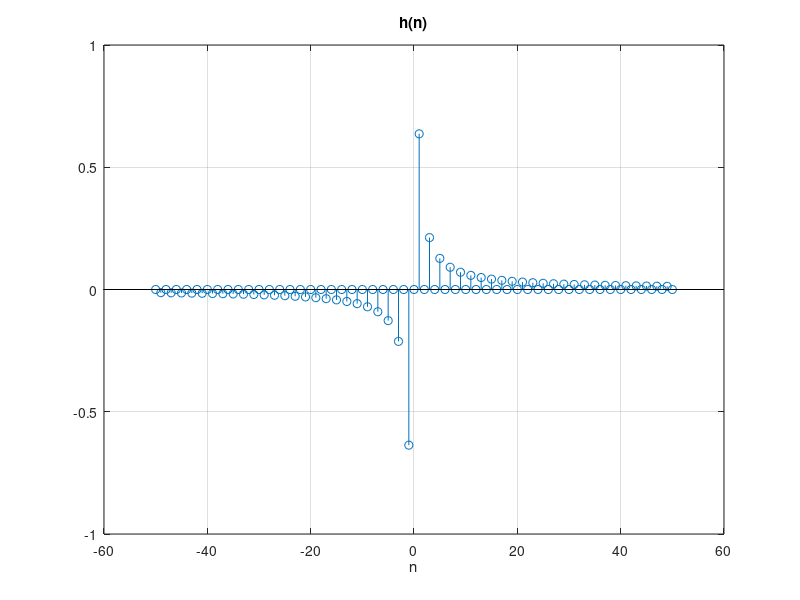
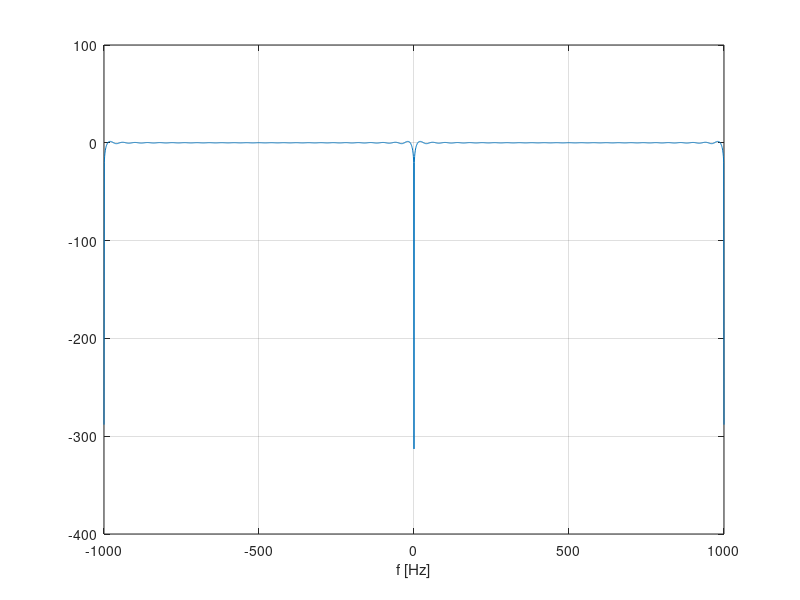
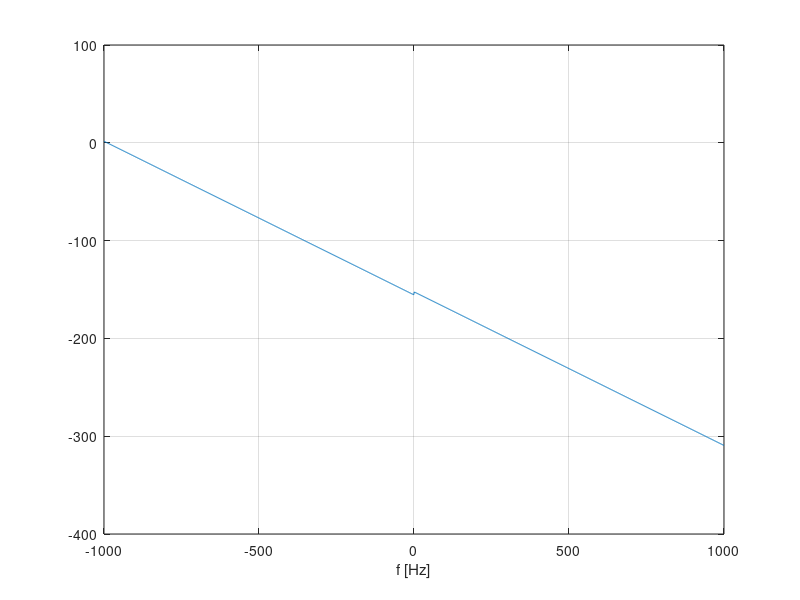
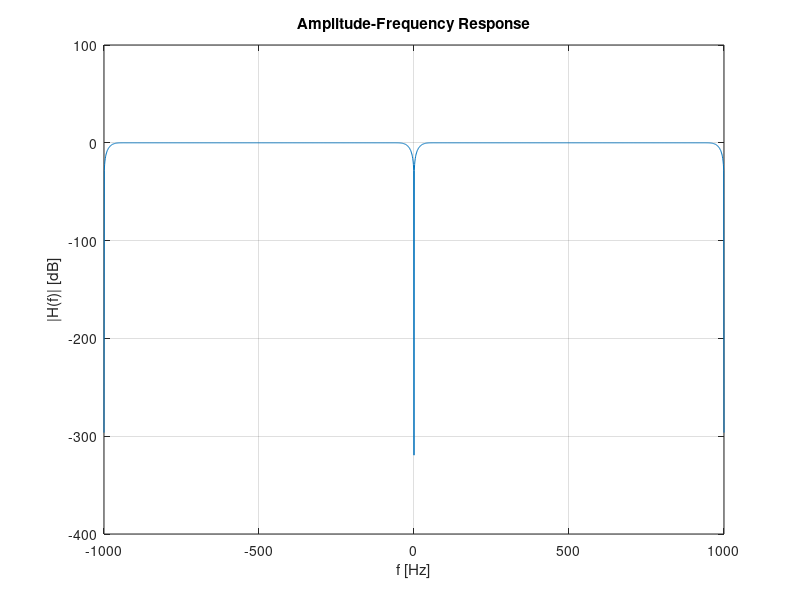

Recreate these plots in MATLAB, in order.
clear; close all;

Nx=1000; fs=2000; f0=fs/40; x = cos(2 * pi * (f0 / fs) * (0:Nx-1));
xa1 = hilbert(x);

M=50; N=2*M+1; n=-M:M; h=(1-cos(pi*n))./(pi*n); h(M+1)=0;
stem(n,h); title('h(n)'); xlabel('n'); grid; 

f=-fs/2 : fs/2000 : fs/2;
H1 = polyval( h(end:-1:1), exp(-j*2*pi*f/fs) );
H2 = freqz(h,1,f,fs);
figure(2); plot( f, 20*log10(abs(H1)) ); grid; xlabel('f [Hz]');
figure(3); plot( f, unwrap(angle(H1)) ); grid; xlabel('f [Hz]');

w = kaiser(N, 10)';
h = h .* w;

H1 = polyval(h(end:-1:1), exp(-1i * 2 * pi * f / fs));
H2 = freqz(h, 1, f, fs);


figure(4); plot( f, 20*log10(abs(H1)) ); grid; xlabel('f [Hz]');
ylabel('|H(f)| [dB]');
title('Amplitude-Frequency Response');


figure(5);
plot(f,angle(exp(j*2*pi*f/fs*M).*H1)); grid; xlabel('f [Hz]');
title('Phase-Frequency Response');


xH = filter(h,1,x);


x = x(M+1 : Nx-M); % synchro of filter input (2M+1 filter weights)
xH = xH(2*M+1 : Nx); % synchro of filter output (2M+1 filter weights)
xa = x + j*xH; Nx = length(xa); % analytic signal creation

figure(6); plot (1:Nx,x,'ro-',1:Nx,xH,'bo-')
figure(7); plot (x,xH,'bo-')

X=fft(x);
xa1=fft(xa);

figure(8);
subplot(2,1,1);
plot(abs(X));
title('FFT of Original Signal');
grid on;

subplot(2,1,2);
plot(abs(xa1));
title('FFT of Analytic Signal');
grid on;


